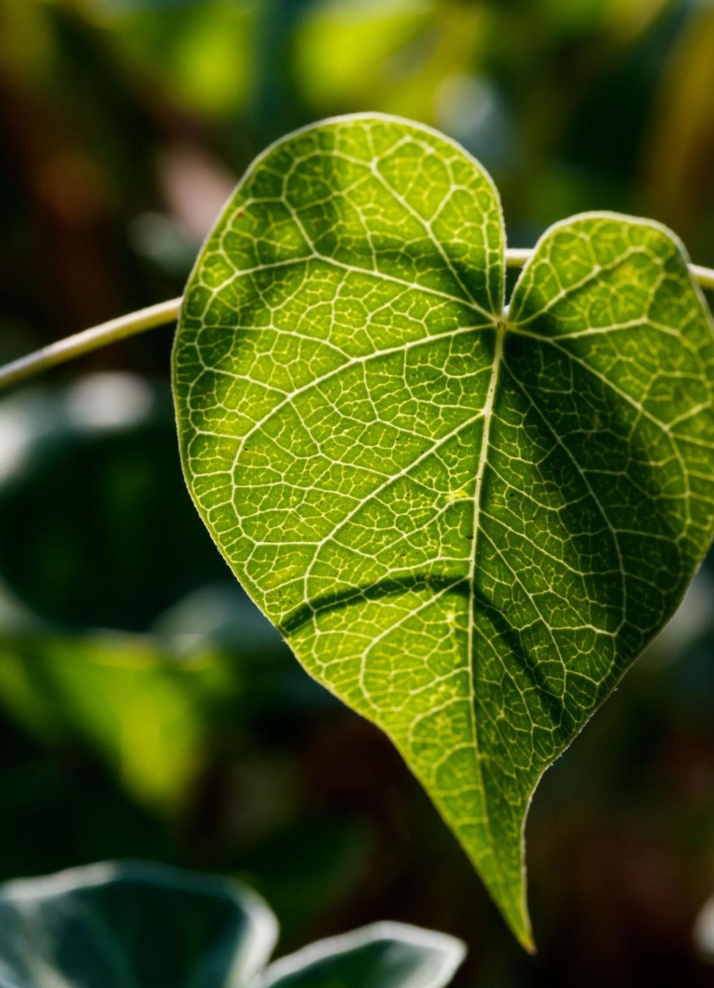
#> input picture visao_computacional/folha.jpg, 714 x 988 px, shrunk from 1156 x 1600 before the run, found by its file name
$ python detectar_folha.py
#> lines starting #> are read from the running program, lines starting #| are printed output that depends on the picture; after the words box and inside, x2 and y2 are one past the last pixel; in counts of white or black regions, pixels touching at a corner belong together
import cv2
import numpy as np

imagem = cv2.imread("visao_computacional/folha.jpg")
#> imagem is the input picture: shape (988, 714, 3); mean B, G, R 18.2, 84.6, 68.7

hsv = cv2.cvtColor(imagem, cv2.COLOR_BGR2HSV)
#> hsv: shape (988, 714, 3); mean H, S, V 40.8, 215.5, 86.3

verde_baixo = np.array([35, 50, 50])
verde_alto = np.array([85, 255, 255])

mascara = cv2.inRange(hsv, verde_baixo, verde_alto)
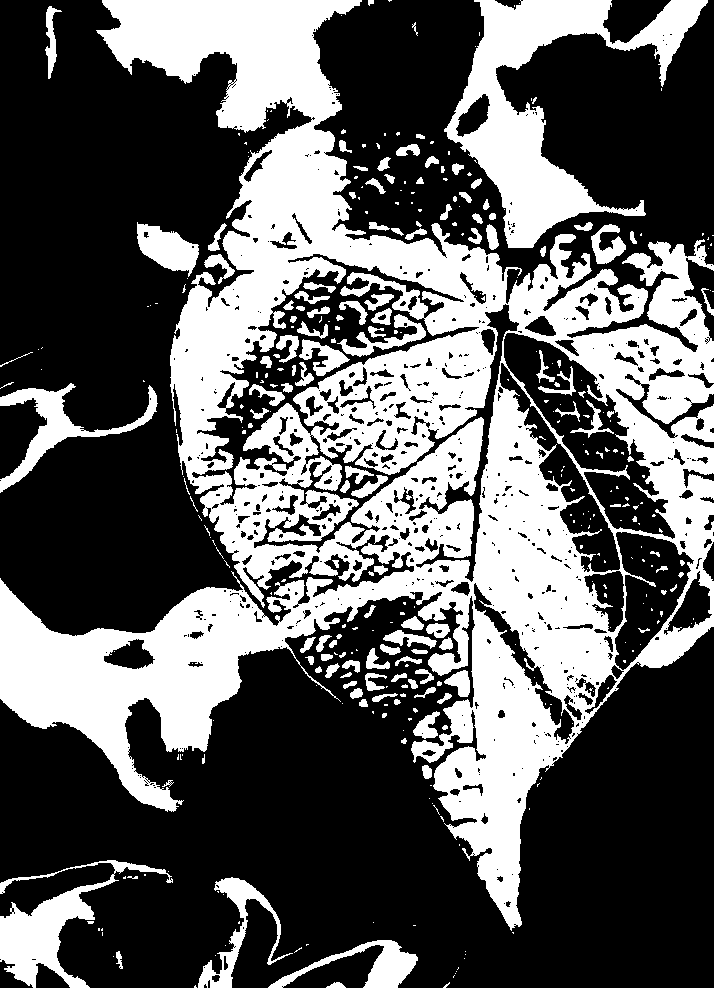
#> mascara: shape (988, 714); 36.9% white; 364 white regions (225 under 20 px), largest, box (x1, y1, x2, y2) and area: (0, 0, 714, 931) 207157, (444, 0, 708, 248) 20566, (0, 860, 173, 988) 5896

porcentagem_verde = (
    np.count_nonzero(mascara)
    / mascara.size
) * 100
#> porcentagem_verde = 36.87

print(f"Área verde: {porcentagem_verde:.2f}%")
#| Área verde: 36.87%

if porcentagem_verde > 30:
    print("PLANTA SAUDÁVEL")
else:
    print("ALERTA DE DOENÇA")
